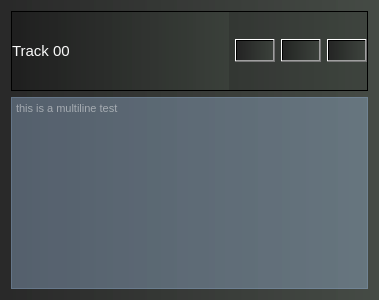
<?xml version="1.0" encoding="UTF-8"?>
<ui version="4.0">
 <class>TimelineHeaderWidget_ContentsExpanded</class>
 <widget class="QWidget" name="TimelineHeaderWidget_ContentsExpanded">
  <property name="geometry">
   <rect>
    <x>0</x>
    <y>0</y>
    <width>379</width>
    <height>300</height>
   </rect>
  </property>
  <property name="windowTitle">
   <string>TimelineHeaderWidget_ContentsExpanded</string>
  </property>
  <property name="autoFillBackground">
   <bool>false</bool>
  </property>
  <property name="styleSheet">
   <string notr="true">background-color: qlineargradient(spread:pad, x1:0, y1:0, x2:1, y2:0, stop:0 rgba(30, 30, 30, 200), stop:1 rgba(60, 66, 60, 200));
color:rgb(243, 243, 243);
</string>
  </property>
  <layout class="QVBoxLayout" name="verticalLayout">
   <item>
    <widget class="QFrame" name="frame_TopButtons">
     <property name="minimumSize">
      <size>
       <width>0</width>
       <height>20</height>
      </size>
     </property>
     <property name="frameShape">
      <enum>QFrame::StyledPanel</enum>
     </property>
     <property name="frameShadow">
      <enum>QFrame::Raised</enum>
     </property>
     <layout class="QHBoxLayout" name="horizontalLayout_3">
      <property name="leftMargin">
       <number>0</number>
      </property>
      <property name="topMargin">
       <number>0</number>
      </property>
      <property name="rightMargin">
       <number>0</number>
      </property>
      <property name="bottomMargin">
       <number>0</number>
      </property>
      <item>
       <widget class="QLabel" name="lblTitle">
        <property name="sizePolicy">
         <sizepolicy hsizetype="Expanding" vsizetype="MinimumExpanding">
          <horstretch>0</horstretch>
          <verstretch>0</verstretch>
         </sizepolicy>
        </property>
        <property name="minimumSize">
         <size>
          <width>0</width>
          <height>13</height>
         </size>
        </property>
        <property name="font">
         <font>
          <pointsize>11</pointsize>
         </font>
        </property>
        <property name="styleSheet">
         <string notr="true">color: rgb(250, 250, 250)</string>
        </property>
        <property name="text">
         <string>Track 00</string>
        </property>
       </widget>
      </item>
      <item>
       <widget class="QPushButton" name="btnToggleCollapse">
        <property name="toolTip">
         <string>Collapse</string>
        </property>
        <property name="statusTip">
         <string>Collapse</string>
        </property>
        <property name="accessibleName">
         <string>Collapse</string>
        </property>
        <property name="text">
         <string/>
        </property>
       </widget>
      </item>
      <item>
       <widget class="QPushButton" name="btnOptions">
        <property name="toolTip">
         <string>Options</string>
        </property>
        <property name="statusTip">
         <string>Options</string>
        </property>
        <property name="accessibleName">
         <string>Options</string>
        </property>
        <property name="text">
         <string/>
        </property>
       </widget>
      </item>
      <item>
       <widget class="QPushButton" name="btnRefresh">
        <property name="toolTip">
         <string>Refresh</string>
        </property>
        <property name="statusTip">
         <string>Refresh</string>
        </property>
        <property name="accessibleName">
         <string>Refresh</string>
        </property>
        <property name="text">
         <string/>
        </property>
       </widget>
      </item>
     </layout>
    </widget>
   </item>
   <item>
    <widget class="QTextBrowser" name="textBrowser_Main">
     <property name="font">
      <font>
       <pointsize>8</pointsize>
      </font>
     </property>
     <property name="acceptDrops">
      <bool>false</bool>
     </property>
     <property name="styleSheet">
      <string notr="true">background-color: rgba(179, 215, 255, 80)</string>
     </property>
     <property name="documentTitle">
      <string>test</string>
     </property>
     <property name="textInteractionFlags">
      <set>Qt::NoTextInteraction</set>
     </property>
     <property name="placeholderText">
      <string>this is a multiline test</string>
     </property>
     <property name="openLinks">
      <bool>false</bool>
     </property>
    </widget>
   </item>
  </layout>
 </widget>
 <resources/>
 <connections/>
</ui>
